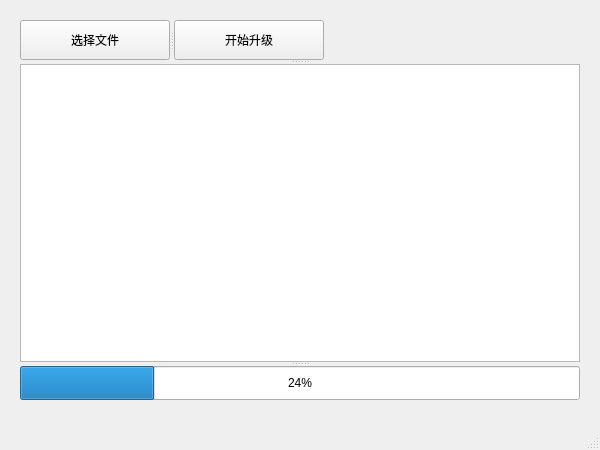
<?xml version="1.0" encoding="UTF-8"?>
<ui version="4.0">
 <class>MainWindow</class>
 <widget class="QMainWindow" name="MainWindow">
  <property name="geometry">
   <rect>
    <x>0</x>
    <y>0</y>
    <width>600</width>
    <height>450</height>
   </rect>
  </property>
  <property name="maximumSize">
   <size>
    <width>600</width>
    <height>450</height>
   </size>
  </property>
  <property name="windowTitle">
   <string>MainWindow</string>
  </property>
  <widget class="QWidget" name="centralWidget">
   <widget class="QSplitter" name="splitter_2">
    <property name="geometry">
     <rect>
      <x>20</x>
      <y>20</y>
      <width>560</width>
      <height>380</height>
     </rect>
    </property>
    <property name="minimumSize">
     <size>
      <width>560</width>
      <height>380</height>
     </size>
    </property>
    <property name="maximumSize">
     <size>
      <width>560</width>
      <height>16777215</height>
     </size>
    </property>
    <property name="orientation">
     <enum>Qt::Vertical</enum>
    </property>
    <widget class="QSplitter" name="splitter">
     <property name="maximumSize">
      <size>
       <width>16777215</width>
       <height>40</height>
      </size>
     </property>
     <property name="orientation">
      <enum>Qt::Horizontal</enum>
     </property>
     <widget class="QPushButton" name="select_button">
      <property name="maximumSize">
       <size>
        <width>150</width>
        <height>40</height>
       </size>
      </property>
      <property name="text">
       <string>选择文件</string>
      </property>
     </widget>
     <widget class="QPushButton" name="upgrade_button">
      <property name="maximumSize">
       <size>
        <width>150</width>
        <height>40</height>
       </size>
      </property>
      <property name="text">
       <string>开始升级</string>
      </property>
     </widget>
    </widget>
    <widget class="QTextBrowser" name="textBrowser"/>
    <widget class="QProgressBar" name="progressBar">
     <property name="maximumSize">
      <size>
       <width>560</width>
       <height>40</height>
      </size>
     </property>
     <property name="value">
      <number>24</number>
     </property>
    </widget>
   </widget>
  </widget>
  <widget class="QStatusBar" name="statusBar"/>
 </widget>
 <layoutdefault spacing="6" margin="11"/>
 <resources/>
 <connections/>
</ui>
